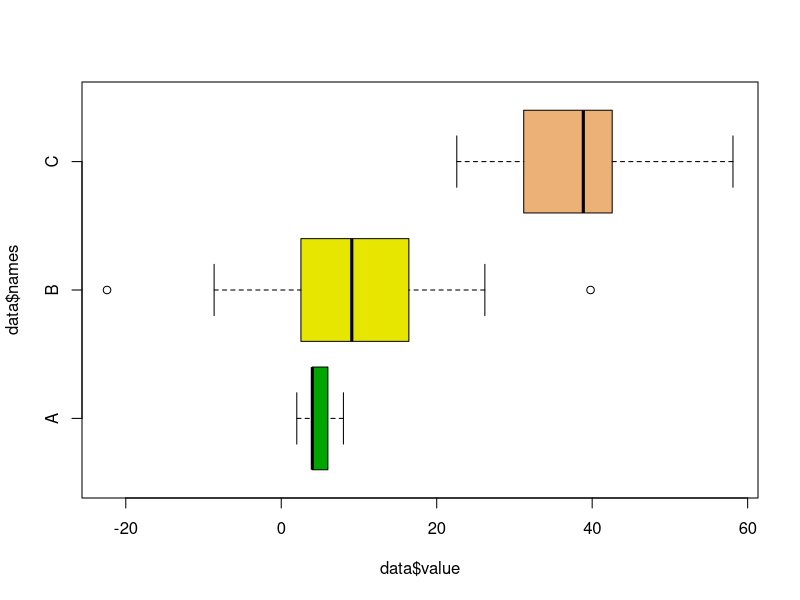
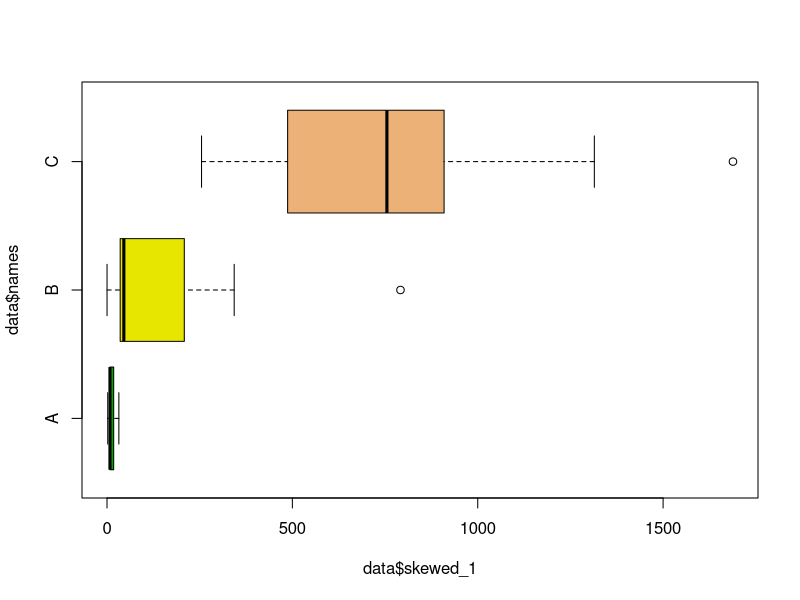

R code for these plots, in order:
## ---- chunk 1
knitr::opts_chunk$set(echo = TRUE)
## ---- chunk 2
# Create data
names <- c(rep("A", 15) , rep("B", 15) , rep("C", 15))
value <- c( rpois(15, 5) , rnorm(15, mean=10, sd=15) , rnorm(15, mean=40, sd=10) )
data <- data.frame(names,value)

boxplot(data$value ~ data$names , col=terrain.colors(4), horizontal = T )
## ---- chunk 3
skewed_1 = (1/2)*(data$value)^2
data <- cbind(data, skewed_1)

boxplot(data$skewed_1 ~ data$names , col=terrain.colors(4), horizontal = T )
